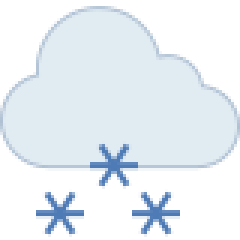
#> input picture snow.png, 80 x 80 px (shown 3 times larger)
$ python ascify.py
#> lines starting #> are read from the running program, lines starting #| are printed output that depends on the picture
#> in runner, image is the input picture: PIL image 80x80 RGBA; mean R, G, B, A 113.8, 121.7, 129.4, 131.6
# original author Jamy
from PIL import Image
ASCII_CHARS = ['.', ',', ':', ';', '+', '*', '?', '%', '$', '#', '@']
ASCII_CHARS = ASCII_CHARS[::-1]

'''
method resize():
    - takes as parameters the image, and the final width
    - re - sizes the image into the final width while maintaining aspect ratio
'''


def resize(image, new_width=70):
#> called with new_width = 70
    (old_width, old_height) = image.size
#> old_width = 80; old_height = 80
    aspect_ratio = float(old_height) / float(old_width)
#> aspect_ratio = 1
    new_height = int(aspect_ratio * new_width)
#> new_height = 70
    new_dim = (new_width, new_height)
#> new_dim = (70, 70)
    new_image = image.resize(new_dim)
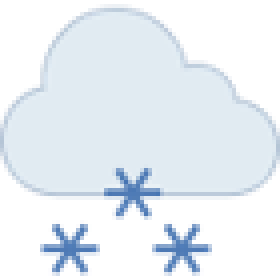
#> new_image: PIL image 70x70 RGBA (shown 4 times larger); mean R, G, B, A 116.1, 124.6, 133, 131.7; transparent parts drawn white
    return new_image


'''
method grayscalify():
    - takes an image as a parameter
    - returns the grayscale version of image
'''


def grayscalify(image):
    return image.convert('L')
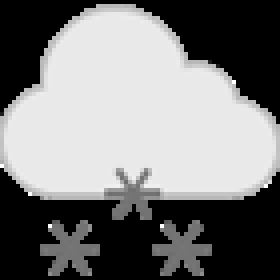
#> returned value: PIL image 70x70 L (shown 4 times larger); min 0, max 255, mean 123.1


'''
method modify():
    - replaces every pixel with a character whose intensity is similar
'''


def modify(image, buckets=25):
#> called with buckets = 25
    initial_pixels = list(image.getdata())
#> initial_pixels = 4900 values, max 255 at index 1458, min 0 at index 0, mean 123.1
    new_pixels = [ASCII_CHARS[pixel_value // buckets] for pixel_value in initial_pixels]
#> new_pixels = 4900 items, first 6: '@', '@', '@', '@', '@', '@'
    return ''.join(new_pixels)


'''
method do():
    - does all the work by calling all the above functions
'''


def do(image, new_width=70):
    image = resize(image)
    image = grayscalify(image)

    pixels = modify(image)
    len_pixels = len(pixels)
#> len_pixels = 4900

    # Construct the image from the character list
    new_image = [pixels[index:index + new_width] for index in range(0, len_pixels, new_width)]
#> new_image = 70 items

    return '\n'.join(new_image)


'''
method runner():
    - takes as parameter the image path and runs the above code
    - handles exceptions as well
    - provides alternative output options
'''


def runner(path):
    image = None
    try:
        image = Image.open(path)
    except Exception:
        print("Unable to find image in", path)
        # print(e)
        return
    image = do(image)

    # To print on console
    print(image)

    # Else, to write into a file
    # Note: This text file will be created by default under
    #       the same directory as this python file,
    #       NOT in the directory from where the image is pulled.
    f = open('img.txt', 'w')
    f.write(image)
    f.close()


'''
method main():
    - reads input from console
    - profit
'''
if __name__ == '__main__':
    import os
    import click
    path = os.getcwd() + '/snow.png'
    click.echo(click.style('hello world',fg='bright_blue',bold=True))
    click.echo(click.style(f'{1}test word',fg='black',bold=True))
    runner(path)

$ run again, with thunderstorm.png copied over snow.png
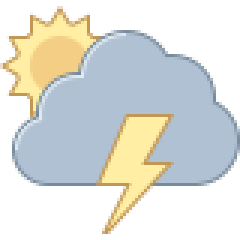
#> input picture thunderstorm.png, 80 x 80 px (shown 3 times larger)
#> in runner, image is the input picture: PIL image 80x80 RGBA; mean R, G, B, A 109.3, 111.4, 106.3, 140.5
#> in resize, `new_image = image.resize(new_dim)`:
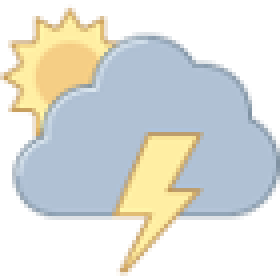
#> new_image: PIL image 70x70 RGBA (shown 4 times larger); mean R, G, B, A 112.6, 114.3, 108.8, 140.5; transparent parts drawn white
#> in grayscalify, `return image.convert('L')`:
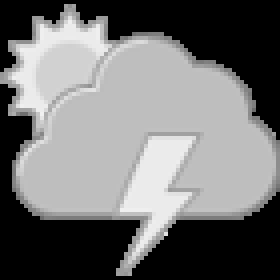
#> returned value: PIL image 70x70 L (shown 4 times larger); min 0, max 240, mean 113.1
#> initial_pixels = 4900 values, max 240 at index 1970, min 0 at index 0, mean 113.1
#> new_pixels = 4900 items, first 6: '@', '@', '@', '@', '@', '@'
#> len_pixels = 4900
#> in do, `new_image = [pixels[index:index + new_width] for index in range(0, len..`: new_image = 70 items
